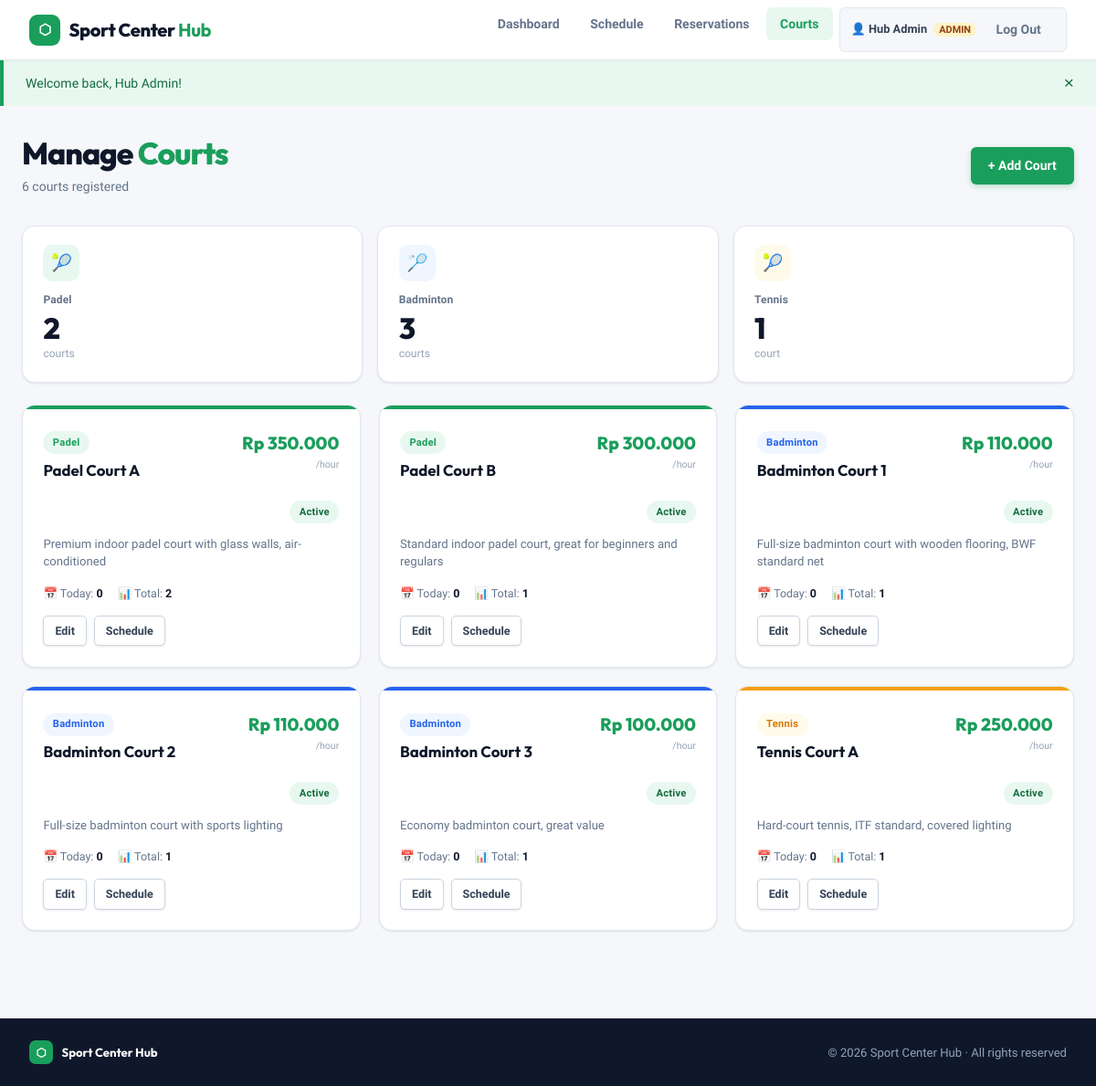
Screenshot of /courts.php (signed in) with the database file from the repository.
### tables this page shows
CREATE TABLE IF NOT EXISTS courts (
  id             INT AUTO_INCREMENT PRIMARY KEY,
  name           VARCHAR(100) NOT NULL,
  type           ENUM('Padel','Badminton','Tennis') NOT NULL,
  price_per_hour DECIMAL(10,2) NOT NULL,
  description    TEXT,
  status         ENUM('active','inactive') DEFAULT 'active',
  created_at     TIMESTAMP DEFAULT CURRENT_TIMESTAMP
);

### includes/auth.php (called while the page is built, shortened)
<?php
function isLoggedIn(): bool {
    return !empty($_SESSION['user_id']);
}
function isAdmin(): bool {
    return ($_SESSION['user_role'] ?? '') === 'admin';
}
function currentUser(): array {
    return [
        'id'    => $_SESSION['user_id']   ?? null,
        'name'  => $_SESSION['user_name'] ?? '',
        'role'  => $_SESSION['user_role'] ?? '',
        'email' => $_SESSION['user_email']?? '',
    ];
}

### courts.php (the view, shortened to what this page needs)
<?php
require_once 'includes/auth.php';
$db     = getDB();
$action = $_GET['action'] ?? 'list';
$editCourt = null;
$courts = $db->query("
    SELECT c.*,
      (SELECT COUNT(*) FROM reservations r WHERE r.court_id=c.id AND r.status='confirmed') AS total_bookings,
      (SELECT COUNT(*) FROM reservations r WHERE r.court_id=c.id AND r.status='confirmed' AND r.booking_date=CURDATE()) AS today_bookings
    FROM courts c ORDER BY c.type, c.name
")->fetchAll();
$isForm     = in_array($action,['new','edit']);
include 'includes/header.php';
?>
<?php if ($isForm): ?>
<div class="page-header">
  <div>
    <h1><?= $editCourt ? 'Edit <span>Court</span>' : 'Add <span>Court</span>' ?></h1>
    <p><?= $editCourt ? 'Update court details' : 'Register a new court to the system' ?></p>
  </div>
  <a href="courts.php" class="btn btn-secondary">← Back</a>
</div>
<?php if (!empty($errors)): ?>
  <div class="flash flash--error" style="margin-bottom:1.5rem;border-radius:var(--radius-sm);flex-direction:column;align-items:flex-start;gap:.3rem;">
    <?php foreach($errors as $e): ?><span>⚠ <?= htmlspecialchars($e) ?></span><?php endforeach; ?>
  </div>
<?php endif; ?>
<div class="form-card">
  <form method="POST" action="courts.php?action=<?= $editCourt?'edit':'new' ?>">
    <?php if ($editCourt): ?><input type="hidden" name="edit_id" value="<?= $editCourt['id'] ?>"><?php endif; ?>
    <div class="form-grid">
      <div class="form-group">
        <label>Court Name *</label>
        <input type="text" name="name"
               value="<?= htmlspecialchars($_POST['name'] ?? $editCourt['name'] ?? '') ?>"
               placeholder="e.g. Padel Court A" required/>
      </div>
      <div class="form-group">
        <label>Court Type *</label>
        <select name="type" required>
          <option value="">— Select Type —</option>
          <?php foreach(['Padel','Badminton','Tennis'] as $t): ?>
            <option value="<?= $t ?>" <?= (($_POST['type']??$editCourt['type']??'')===$t)?'selected':'' ?>><?= $t ?></option>
          <?php endforeach; ?>
        </select>
      </div>
      <div class="form-group">
        <label>Price per Hour (Rp) *</label>
        <input type="number" name="price_per_hour"
               value="<?= htmlspecialchars($_POST['price_per_hour'] ?? $editCourt['price_per_hour'] ?? '') ?>"
               placeholder="e.g. 350000" min="0" step="5000" required/>
      </div>
      <div class="form-group">
        <label>Status</label>
        <select name="status">
          <option value="active"   <?= (($_POST['status']??$editCourt['status']??'active')==='active')  ?'selected':'' ?>>Active</option>
          <option value="inactive" <?= (($_POST['status']??$editCourt['status']??'active')==='inactive')?'selected':'' ?>>Inactive</option>
        </select>
      </div>
      <div class="form-group full">
        <label>Description</label>
        <textarea name="description" placeholder="Court features, facilities, notes…"><?= htmlspecialchars($_POST['description']??$editCourt['description']??'') ?></textarea>
      </div>
    </div>
    <div style="display:flex;gap:.75rem;margin-top:1.75rem;">
      <button type="submit" class="btn btn-primary btn-lg">
        <?= $editCourt ? '💾 Save Changes' : '+ Add Court' ?>
      </button>
      <a href="courts.php" class="btn btn-secondary btn-lg">Cancel</a>
    </div>
  </form>
</div>
<?php else: ?>
<div class="page-header">
  <div>
    <h1>Manage <span>Courts</span></h1>
    <p><?= count($courts) ?> court<?= count($courts)!=1?'s':'' ?> registered</p>
  </div>
  <a href="courts.php?action=new" class="btn btn-primary">+ Add Court</a>
</div>
<?php $types=['Padel'=>0,'Badminton'=>0,'Tennis'=>0]; foreach($courts as $c) $types[$c['type']]++; ?>
<div class="stats-grid" style="margin-bottom:1.5rem;">
  <?php foreach($types as $t=>$n): ?>
  <div class="stat-card <?= $t==='Padel'?'green':($t==='Badminton'?'blue':'orange') ?>">
    <div class="stat-card-icon"><?= $t==='Padel'?'🎾':($t==='Badminton'?'🏸':'🎾') ?></div>
    <div class="stat-label"><?= $t ?></div>
    <div class="stat-value"><?= $n ?></div>
    <div class="stat-sub">court<?= $n!=1?'s':'' ?></div>
  </div>
  <?php endforeach; ?>
</div>
<div class="courts-grid">
  <?php foreach ($courts as $c): ?>
  <div class="court-card" data-type="<?= $c['type'] ?>">
    <div class="court-type-strip <?= strtolower($c['type']) ?>"></div>
    <div class="court-card-top">
      <div>
        <span class="badge badge-<?= strtolower($c['type']) ?>"><?= $c['type'] ?></span>
        <div class="court-name"><?= htmlspecialchars($c['name']) ?></div>
      </div>
      <div class="court-price" style="text-align:right;">
        <div class="amount">Rp <?= number_format($c['price_per_hour'],0,',','.') ?></div>
        <small>/hour</small>
        <br><span class="badge badge-<?= $c['status'] ?>" style="margin-top:.3rem;"><?= ucfirst($c['status']) ?></span>
      </div>
    </div>
    <?php if ($c['description']): ?>
      <p class="court-desc"><?= htmlspecialchars($c['description']) ?></p>
    <?php endif; ?>
    <div class="court-meta">
      <span>📅 Today: <strong><?= $c['today_bookings'] ?></strong></span>
      <span>📊 Total: <strong><?= $c['total_bookings'] ?></strong></span>
    </div>
    <div class="court-actions">
      <a href="courts.php?action=edit&id=<?= $c['id'] ?>" class="btn btn-secondary btn-sm">Edit</a>
      <a href="schedule.php" class="btn btn-secondary btn-sm">Schedule</a>
    </div>
  </div>
  <?php endforeach; ?>
</div>
<?php endif; ?>
<?php include 'includes/footer.php'; ?>

### includes/header.php (shortened to what this page needs)
<?php
require_once __DIR__ . '/../includes/auth.php';
$current_page = basename($_SERVER['PHP_SELF'], '.php');
$_u = currentUser();
?>
<!DOCTYPE html>
<html lang="en">
<head>
  <link rel="stylesheet" href="assets/style.css"/>
</head>
<body data-role="<?= isAdmin() ? 'admin' : (isCustomer() ? 'customer' : 'guest') ?>">
<nav class="navbar">
  <a href="<?= isAdmin() ? 'index.php' : 'book.php' ?>" class="nav-brand">
    <div class="brand-icon">&#x2B21;</div>
    <span>Sport Center <strong>Hub</strong></span>
  </a>
  <ul class="nav-links">
    <?php if (isAdmin()): ?>
      <li><a href="index.php"        class="<?= $current_page==='index'        ?'active':'' ?>">Dashboard</a></li>
      <li><a href="schedule.php"     class="<?= $current_page==='schedule'     ?'active':'' ?>">Schedule</a></li>
      <li><a href="reservations.php" class="<?= $current_page==='reservations' ?'active':'' ?>">Reservations</a></li>
      <li><a href="courts.php"       class="<?= $current_page==='courts'       ?'active':'' ?>">Courts</a></li>
    <?php elseif (isCustomer()): ?>
      <li><a href="book.php"        class="<?= $current_page==='book'        ?'active':'' ?>">Book a Court</a></li>
      <li><a href="my_bookings.php" class="<?= $current_page==='my_bookings' ?'active':'' ?>">My Bookings</a></li>
    <?php else: ?>
      <li><a href="book.php" class="<?= $current_page==='book'?'active':'' ?>">Book a Court</a></li>
    <?php endif; ?>
    <?php if (isLoggedIn()): ?>
      <li class="nav-user-wrap">
        <span class="nav-user-name">&#128100; <?= htmlspecialchars($_u['name']) ?>
          <?php if (isAdmin()): ?>
            <span style="font-size:.68rem;background:#fef3c7;color:#92400e;padding:1px 6px;border-radius:20px;margin-left:4px;font-weight:700;">ADMIN</span>
          <?php endif; ?>
        </span>
        <a href="logout.php" class="nav-logout">Log Out</a>
      </li>
    <?php else: ?>
      <li><a href="login.php" class="nav-cta <?= $current_page==='login'?'active':'' ?>">Login</a></li>
    <?php endif; ?>
  </ul>
</nav>
<?php if (!empty($_SESSION['flash'])): ?>
  <div class="flash flash--<?= $_SESSION['flash']['type'] ?>">
    <span><?= htmlspecialchars($_SESSION['flash']['msg']) ?></span>
    <button onclick="this.parentElement.remove()">&times;</button>
  </div>
<?php endif; ?>
<main class="container">

### includes/footer.php (shortened to what this page needs)
</main>
<footer class="footer">
  <div class="footer-inner">
    <div class="footer-brand">
      <div class="brand-icon" style="width:26px;height:26px;font-size:.8rem;">⬡</div>
      Sport Center Hub
    </div>
    <span>© <?= date('Y') ?> Sport Center Hub · All rights reserved</span>
  </div>
</footer>
</body>
</html>

### rows the page displays
courts: type "Padel", name "Padel Court A", price_per_hour "350.000", status "Active", description "Premium indoor padel court with glass walls, air-conditioned", today_bookings "0", total_bookings "2"
courts: type "Padel", name "Padel Court B", price_per_hour "300.000", status "Active", description "Standard indoor padel court, great for beginners and regulars", today_bookings "0", total_bookings "1"
courts: type "Badminton", name "Badminton Court 1", price_per_hour "110.000", status "Active", description "Full-size badminton court with wooden flooring, BWF standard net", today_bookings "0", total_bookings "1"
courts: type "Badminton", name "Badminton Court 2", price_per_hour "110.000", status "Active", description "Full-size badminton court with sports lighting", today_bookings "0", total_bookings "1"
courts: type "Badminton", name "Badminton Court 3", price_per_hour "100.000", status "Active", description "Economy badminton court, great value", today_bookings "0", total_bookings "1"
courts: type "Tennis", name "Tennis Court A", price_per_hour "250.000", status "Active", description "Hard-court tennis, ITF standard, covered lighting", today_bookings "0", total_bookings "1"

### other values shown
$_u['name'] "Hub Admin"
$_SESSION['flash']['msg'] "Welcome back, Hub Admin!"
count($courts) "6"
$t "Padel"
$n "2"
$t "Badminton"
$n "3"
$t "Tennis"
$n "1"
